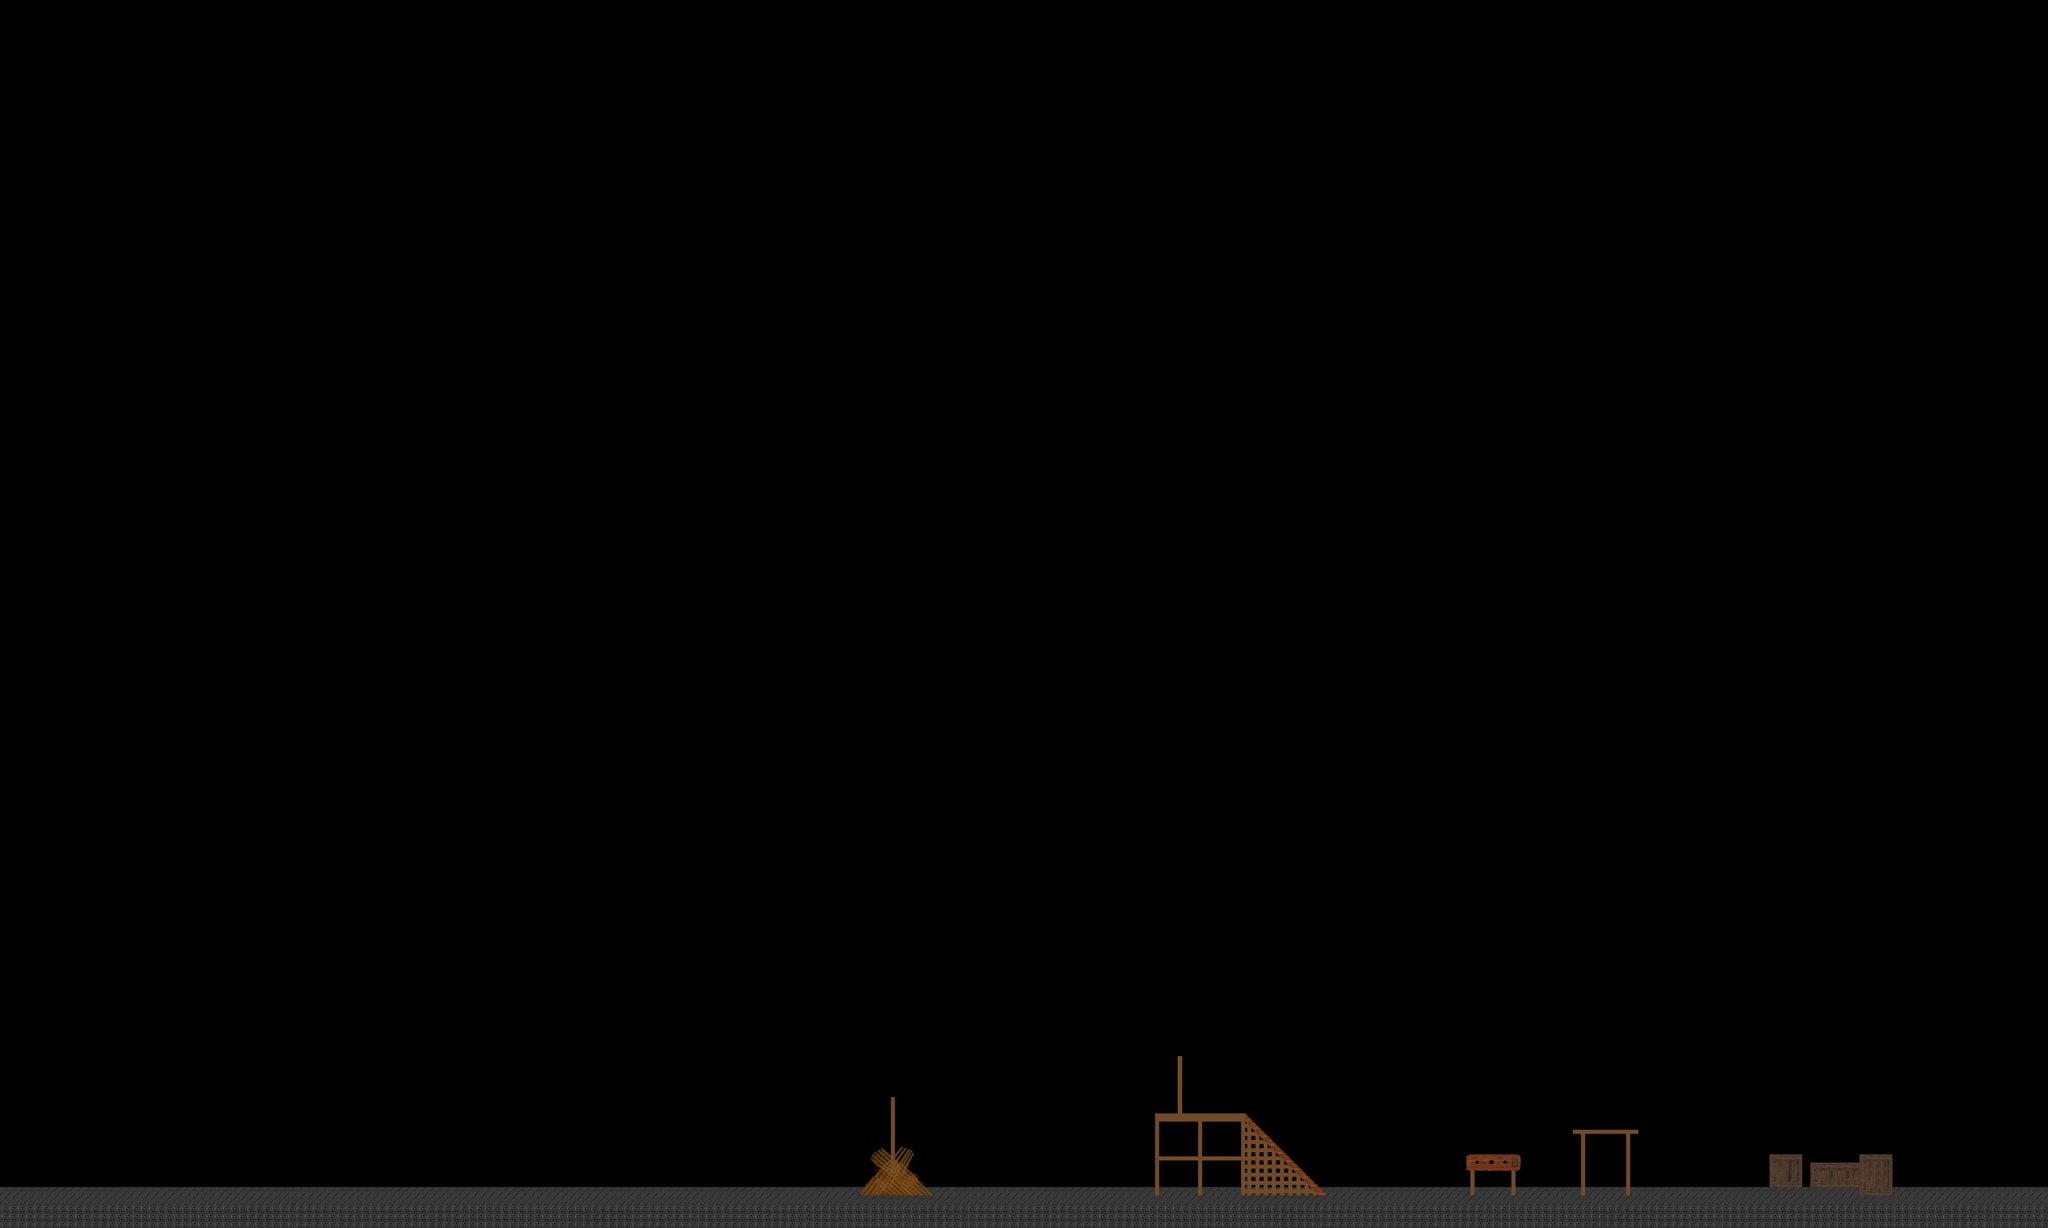

This game map was drawn from its Tiled (.tmx) file and the tilesets committed beside it. A one-line description and the trimmed map source follow:
An orthogonal 250x150 tile map with 32x32 px tiles, 8 tile layers (backbackground, background, back128, uninteractable, ...), 3 tilesets.

<map version="1.0" orientation="orthogonal" width="250" height="150" tilewidth="32" tileheight="32">
 <tileset firstgid="1" name="tiles32" tilewidth="32" tileheight="32">
  <image source="level.png" width="1024" height="256" />
  <tile id="4">
   <properties>
    <property name="type" value="STAIRS" />
   </properties>
  </tile>
  <tile id="5">
   <properties>
    <property name="type" value="STAIRS" />
   </properties>
  </tile>
  <tile id="43">
   <properties>
    <property name="smokegen" value="" />
   </properties>
  </tile>
  <tile id="128">
   <properties>
    <property name="type" value="STAIRS" />
   </properties>
  </tile>
  <tile id="129">
   <properties>
    <property name="type" value="STAIRS" />
   </properties>
  </tile>
 </tileset>
 <tileset firstgid="257" name="tilesBG" tilewidth="128" tileheight="128">
  <image source="level800.png" width="2048" height="2048" />
 </tileset>
 <tileset firstgid="513" name="tiles128" tilewidth="128" tileheight="128">
  <image source="level128.png" width="1024" height="2048" />
 </tileset>
 <layer name="backbackground" width="250" height="150">
  <properties>
   <property name="bg" value="" />
  </properties>
  <data>[37500 cells, 0 non-empty, 0 distinct tile ids]</data>
 </layer>
 <layer name="background" width="250" height="150">
  <data>[37500 cells, 250 non-empty, 1 distinct tile ids]</data>
 </layer>
 <layer name="back128" width="250" height="150">
  <properties>
   <property name="128" value="" />
  </properties>
  <data>[37500 cells, 7 non-empty, 7 distinct tile ids]</data>
 </layer>
 <layer name="uninteractable" width="250" height="150">
  <data>[37500 cells, 944 non-empty, 31 distinct tile ids]</data>
 </layer>
 <layer name="platforms" width="250" height="150">
  <properties>
   <property name="PLATFORMS" value="" />
   <property name="collide" value="" />
  </properties>
  <data>[37500 cells, 271 non-empty, 3 distinct tile ids]</data>
 </layer>
 <layer name="walls" width="250" height="150">
  <properties>
   <property name="WALLS" value="" />
   <property name="collide" value="" />
   <property name="player" value="" />
  </properties>
  <data>[37500 cells, 0 non-empty, 0 distinct tile ids]</data>
 </layer>
 <layer name="foregrandtrans" width="250" height="150">
  <data>[37500 cells, 0 non-empty, 0 distinct tile ids]</data>
 </layer>
 <layer name="foreground" width="250" height="150">
  <data>[37500 cells, 0 non-empty, 0 distinct tile ids]</data>
 </layer>
</map>
